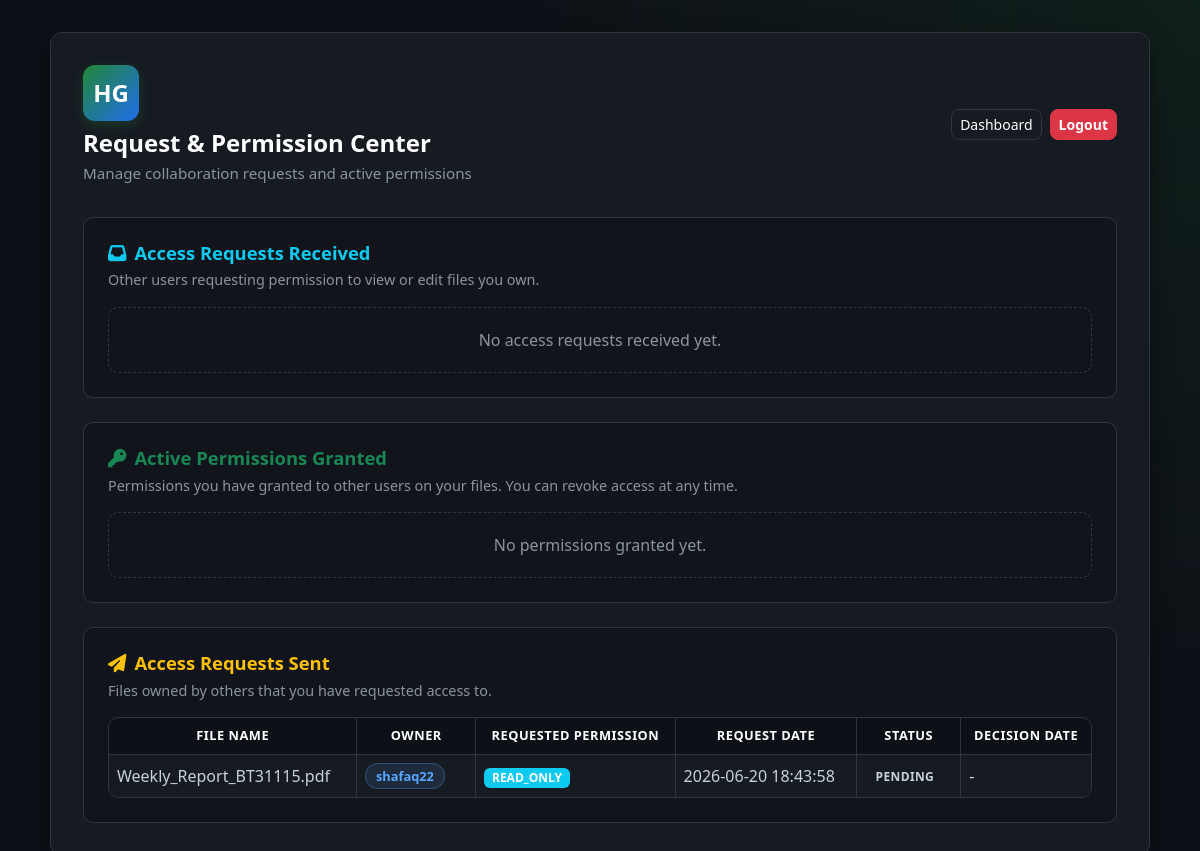
Before: /requests (signed in) with the older database file.
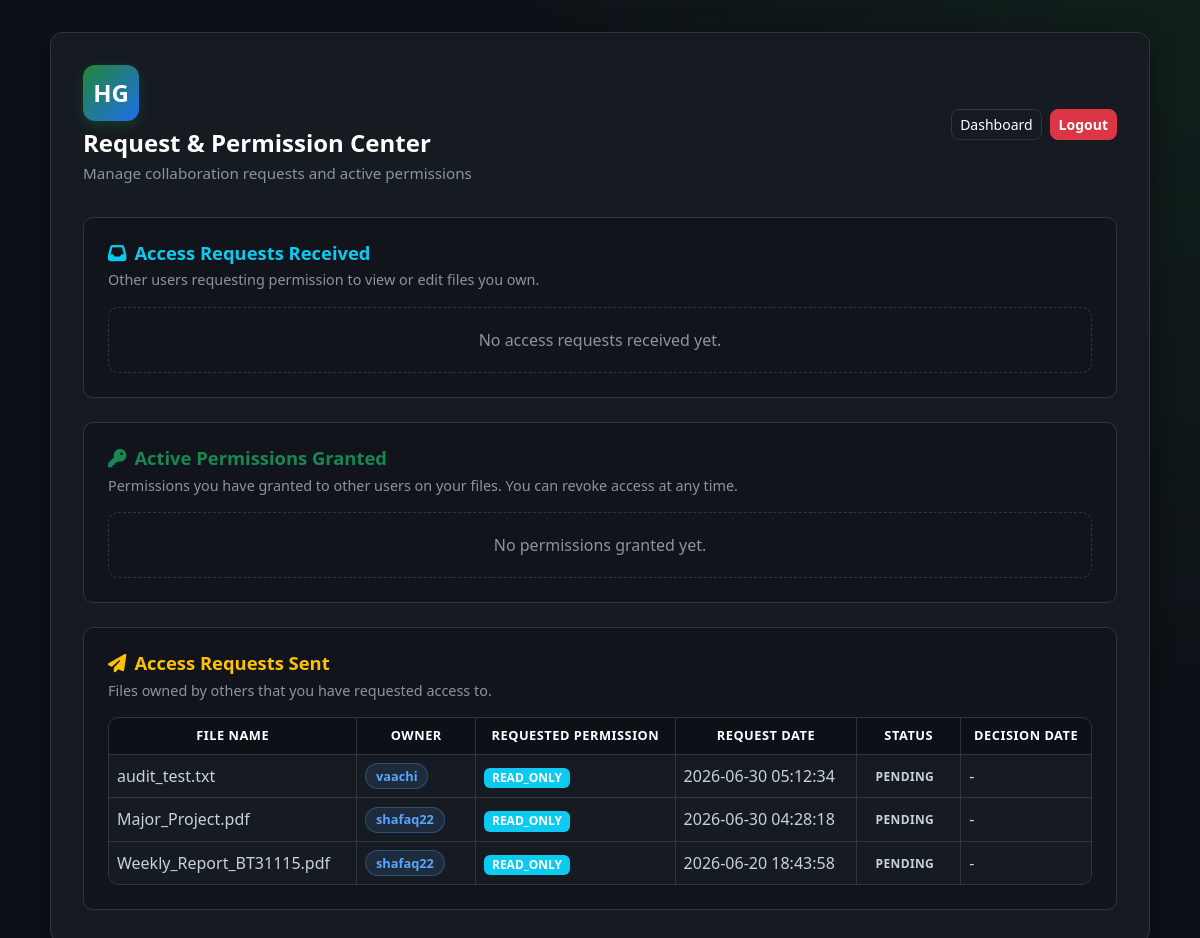
After: the same page with the newer database file.
### tables this page shows
CREATE TABLE access_requests (
    id INTEGER PRIMARY KEY AUTOINCREMENT,
    file_id INTEGER NOT NULL,
    requester_id INTEGER NOT NULL,
    owner_id INTEGER NOT NULL,
    requested_permission TEXT NOT NULL, -- 'READ_ONLY' or 'READ_WRITE'
    status TEXT NOT NULL DEFAULT 'PENDING', -- 'PENDING', 'APPROVED', 'REJECTED', 'REVOKED'
    request_message TEXT,
    request_date TIMESTAMP DEFAULT CURRENT_TIMESTAMP,
    decision_date TIMESTAMP,
    FOREIGN KEY (file_id) REFERENCES files(id),
    FOREIGN KEY (requester_id) REFERENCES users(id),
    FOREIGN KEY (owner_id) REFERENCES users(id)
);

CREATE TABLE files (
    id INTEGER PRIMARY KEY AUTOINCREMENT,
    owner_id INTEGER NOT NULL,
    original_filename TEXT NOT NULL,
    stored_filename TEXT NOT NULL,
    file_extension TEXT NOT NULL,
    file_size INTEGER NOT NULL,
    mime_type TEXT NOT NULL,
    sha256_hash TEXT NOT NULL,
    upload_time TIMESTAMP DEFAULT CURRENT_TIMESTAMP,
    last_verified TIMESTAMP,
    status TEXT NOT NULL DEFAULT 'ACTIVE',
    is_deleted INTEGER NOT NULL DEFAULT 0, content_hash TEXT,
    FOREIGN KEY (owner_id) REFERENCES users(id)
);

CREATE TABLE users (
    id INTEGER PRIMARY KEY AUTOINCREMENT,
    username TEXT NOT NULL UNIQUE,
    email TEXT NOT NULL UNIQUE,
    password_hash TEXT NOT NULL,
    created_at TIMESTAMP DEFAULT CURRENT_TIMESTAMP
, security_question TEXT NOT NULL DEFAULT 'q1', security_answer_hash TEXT NOT NULL DEFAULT '', email_verified INTEGER NOT NULL DEFAULT 0, last_login TIMESTAMP, account_status TEXT NOT NULL DEFAULT 'ACTIVE', failed_attempts INTEGER NOT NULL DEFAULT 0, locked_until TIMESTAMP);

### app.py (the view)
@app.route("/requests")
@login_required
def requests_page():
    conn = get_db_connection()
    try:
        user_id = session["user_id"]
        requests_received = conn.execute(
            """
            SELECT r.*, f.original_filename, u.username AS requester_username
            FROM access_requests r
            INNER JOIN files f ON f.id = r.file_id
            INNER JOIN users u ON u.id = r.requester_id
            WHERE r.owner_id = ?
            ORDER BY r.request_date DESC
            """,
            (user_id,),
        ).fetchall()
        requests_sent = conn.execute(
            """
            SELECT r.*, f.original_filename, u.username AS owner_username
            FROM access_requests r
            INNER JOIN files f ON f.id = r.file_id
            INNER JOIN users u ON u.id = r.owner_id
            WHERE r.requester_id = ?
            ORDER BY r.request_date DESC
            """,
            (user_id,),
        ).fetchall()
        permissions_granted = conn.execute(
            """
            SELECT p.*, f.original_filename, u.username AS user_username
            FROM file_permissions p
            INNER JOIN files f ON f.id = p.file_id
            INNER JOIN users u ON u.id = p.user_id
            WHERE p.granted_by = ?
            ORDER BY p.granted_at DESC
            """,
            (user_id,),
        ).fetchall()
    finally:
        conn.close()
    return render_template(
        "requests.html",
        username=session.get("username"),
        requests_received=requests_received,
        requests_sent=requests_sent,
        permissions_granted=permissions_granted,
    )

### templates/requests.html (shortened to what this page needs)
<!DOCTYPE html>
<html lang="en">
<head>
    <link href="https://cdn.jsdelivr.net/npm/bootstrap@5.3.3/dist/css/bootstrap.min.css" rel="stylesheet">
    <link rel="stylesheet" href="https://cdnjs.cloudflare.com/ajax/libs/font-awesome/6.4.0/css/all.min.css">
    <link rel="stylesheet" href="{{ url_for('static', filename='css/style.css') }}">
</head>
<body>
    <div class="dashboard-wrapper">
        <div class="container dashboard-container">
            <div class="dashboard-card dashboard-card-wide mx-auto">
                <div class="dashboard-header">
                    <div>
                        <div class="brand-logo mb-2">HG</div>
                        <h1 class="welcome-text">Request & Permission Center</h1>
                        <p class="welcome-subtext">Manage collaboration requests and active permissions</p>
                    </div>
                    <div class="dashboard-actions">
                        <a href="{{ url_for('dashboard') }}" class="btn btn-outline-light btn-sm">Dashboard</a>
                        <a href="{{ url_for('logout') }}" class="btn btn-danger btn-sm">Logout</a>
                    </div>
                </div>
                <section class="dashboard-section mb-4">
                    <h2 class="section-title text-info"><i class="fa-solid fa-inbox me-2"></i>Access Requests Received</h2>
                    <p class="section-description">Other users requesting permission to view or edit files you own.</p>
                    {% if requests_received %}
                        <div class="table-responsive files-table-wrapper">
                            <table class="table files-table align-middle">
                                <thead>
                                    <tr>
                                        <th>Requester</th>
                                        <th>File Name</th>
                                        <th>Requested Permission</th>
                                        <th>Request Date</th>
                                        <th>Message</th>
                                        <th>Status</th>
                                        <th>Actions</th>
                                    </tr>
                                </thead>
                                <tbody>
                                    {% for req in requests_received %}
                                        <tr>
                                            <td><span class="owner-badge">{{ req.requester_username }}</span></td>
                                            <td>{{ req.original_filename }}</td>
                                            <td>
                                                <span class="badge {% if req.requested_permission == 'READ_WRITE' %}bg-warning text-dark{% else %}bg-info{% endif %}">
                                                    {{ req.requested_permission }}
                                                </span>
                                            </td>
                                            <td>{{ req.request_date }}</td>
                                            <td><small class="text-muted">{{ req.request_message or 'No message provided' }}</small></td>
                                            <td>
                                                <span class="status-badge status-{{ req.status|lower }}">{{ req.status }}</span>
                                            </td>
                                            <td>
                                                {% if req.status == 'PENDING' %}
                                                    <div class="d-flex gap-2">
                                                        <form action="{{ url_for('approve_request', request_id=req.id) }}" method="POST" class="d-inline">
                                                            <input type="hidden" name="permission_type" value="READ_ONLY">
                                                            <button type="submit" class="btn btn-success btn-sm">Approve Read-Only</button>
                                                        </form>
                                                        <form action="{{ url_for('approve_request', request_id=req.id) }}" method="POST" class="d-inline">
                                                            <input type="hidden" name="permission_type" value="READ_WRITE">
                                                            <button type="submit" class="btn btn-warning btn-sm text-dark">Approve Read-Write</button>
                                                        </form>
                                                        <form action="{{ url_for('reject_request', request_id=req.id) }}" method="POST" class="d-inline">
                                                            <button type="submit" class="btn btn-danger btn-sm">Reject</button>
                                                        </form>
                                                    </div>
                                                {% else %}
                                                    <span class="text-muted">-</span>
                                                {% endif %}
                                            </td>
                                        </tr>
                                    {% endfor %}
                                </tbody>
                            </table>
                        </div>
                    {% else %}
                        <div class="empty-state">
                            <p class="mb-0">No access requests received yet.</p>
                        </div>
                    {% endif %}
                </section>
                <section class="dashboard-section mb-4">
                    <h2 class="section-title text-success"><i class="fa-solid fa-key me-2"></i>Active Permissions Granted</h2>
                    <p class="section-description">Permissions you have granted to other users on your files. You can revoke access at any time.</p>
                    {% if permissions_granted %}
                        <div class="table-responsive files-table-wrapper">
                            <table class="table files-table align-middle">
                                <thead>
                                    <tr>
                                        <th>User</th>
                                        <th>File Name</th>
                                        <th>Permission Type</th>
                                        <th>Granted At</th>
                                        <th>Actions</th>
                                    </tr>
                                </thead>
                                <tbody>
                                    {% for perm in permissions_granted %}
                                        <tr>
                                            <td><span class="owner-badge">{{ perm.user_username }}</span></td>
                                            <td>{{ perm.original_filename }}</td>
                                            <td>
                                                <span class="badge {% if perm.permission_type == 'READ_WRITE' %}bg-warning text-dark{% else %}bg-info{% endif %}">
                                                    {{ perm.permission_type }}
                                                </span>
                                            </td>
                                            <td>{{ perm.granted_at }}</td>
                                            <td>
                                                <form action="{{ url_for('revoke_permission', permission_id=perm.id) }}" method="POST" onsubmit="return confirm('Revoke access for this user?');" class="d-inline">
                                                    <button type="submit" class="btn btn-danger btn-sm">Revoke Access</button>
                                                </form>
                                            </td>
                                        </tr>
                                    {% endfor %}
                                </tbody>
                            </table>
                        </div>
                    {% else %}
                        <div class="empty-state">
                            <p class="mb-0">No permissions granted yet.</p>
                        </div>
                    {% endif %}
                </section>
                <section class="dashboard-section">
                    <h2 class="section-title text-warning"><i class="fa-solid fa-paper-plane me-2"></i>Access Requests Sent</h2>
                    <p class="section-description">Files owned by others that you have requested access to.</p>
                    {% if requests_sent %}
                        <div class="table-responsive files-table-wrapper">
                            <table class="table files-table align-middle">
                                <thead>
                                    <tr>
                                        <th>File Name</th>
                                        <th>Owner</th>
                                        <th>Requested Permission</th>
                                        <th>Request Date</th>
                                        <th>Status</th>
                                        <th>Decision Date</th>
                                    </tr>
                                </thead>
                                <tbody>
                                    {% for req in requests_sent %}
                                        <tr>
                                            <td>{{ req.original_filename }}</td>
                                            <td><span class="owner-badge">{{ req.owner_username }}</span></td>
                                            <td>
                                                <span class="badge {% if req.requested_permission == 'READ_WRITE' %}bg-warning text-dark{% else %}bg-info{% endif %}">
                                                    {{ req.requested_permission }}
                                                </span>
                                            </td>
                                            <td>{{ req.request_date }}</td>
                                            <td>
                                                <span class="status-badge status-{{ req.status|lower }}">{{ req.status }}</span>
                                            </td>
                                            <td>{{ req.decision_date or '-' }}</td>
                                        </tr>
                                    {% endfor %}
                                </tbody>
                            </table>
                        </div>
                    {% else %}
                        <div class="empty-state">
                            <p class="mb-0">You have not sent any access requests yet.</p>
                        </div>
                    {% endif %}
                </section>
            </div>
        </div>
    </div>
</body>
</html>

Changed rows visible on the page:
added access_requests: original_filename "audit_test.txt", owner_username "vaachi", requested_permission "READ_ONLY", request_date "2026-06-30 05:12:34", status "PENDING", decision_date "-"
added access_requests: original_filename "Major_Project.pdf", owner_username "shafaq22", requested_permission "READ_ONLY", request_date "2026-06-30 04:28:18", status "PENDING", decision_date "-"
